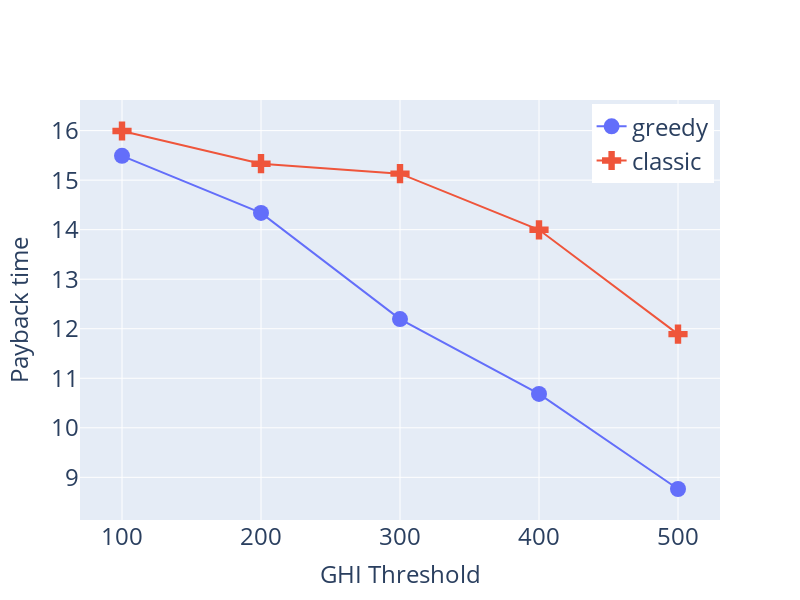

The notebook cell this image was saved under:
### Code cell
fig = go.Figure()
fig.add_trace(go.Scatter(x=df.names, y=df.greedyROI,
                    mode='lines+markers',
                    name='greedy',
                    marker_symbol="circle",
                    marker_size=16))
fig.add_trace(go.Scatter(x=df.names, y=df.classicROI,
                    mode='lines+markers',
                    name='classic',
                    marker_symbol="cross",
                    marker_size=16))
fig.update_layout(xaxis=dict(
                        title='GHI Threshold',
                        titlefont_size=24,
                        tickfont_size=24,
                    ),
                   yaxis=dict(
                       title='Payback time',
                        titlefont_size=24,
                        tickfont_size=24,
                    ),
                 font=dict(
                        size=24,
                    ),
                 width=800,
                 height=600
                 )
fig.update_layout(legend=dict(
    yanchor="top",
    y=0.99,
    xanchor="right",
    x=0.99
))
fig

### Figure 1 — Plotly figure (JSON) as saved in the notebook; plotly's stock layout.template omitted (floating-point values rounded to 4 significant figures)
{"data": [{"marker": {"size": 16, "symbol": "circle"}, "mode": "lines+markers", "name": "greedy", "type": "scatter", "x": ["100", "200", "300", "400", "500"], "y": [15.49, 14.34, 12.19, 10.68, 8.765]}, {"marker": {"size": 16, "symbol": "cross"}, "mode": "lines+markers", "name": "classic", "type": "scatter", "x": ["100", "200", "300", "400", "500"], "y": [15.99, 15.33, 15.13, 14.0, 11.89]}], "layout": {"font": {"size": 24}, "height": 600, "legend": {"x": 0.99, "xanchor": "right", "y": 0.99, "yanchor": "top"}, "width": 800, "xaxis": {"tickfont": {"size": 24}, "title": {"font": {"size": 24}, "text": "GHI Threshold"}}, "yaxis": {"tickfont": {"size": 24}, "title": {"font": {"size": 24}, "text": "Payback time"}}}}
